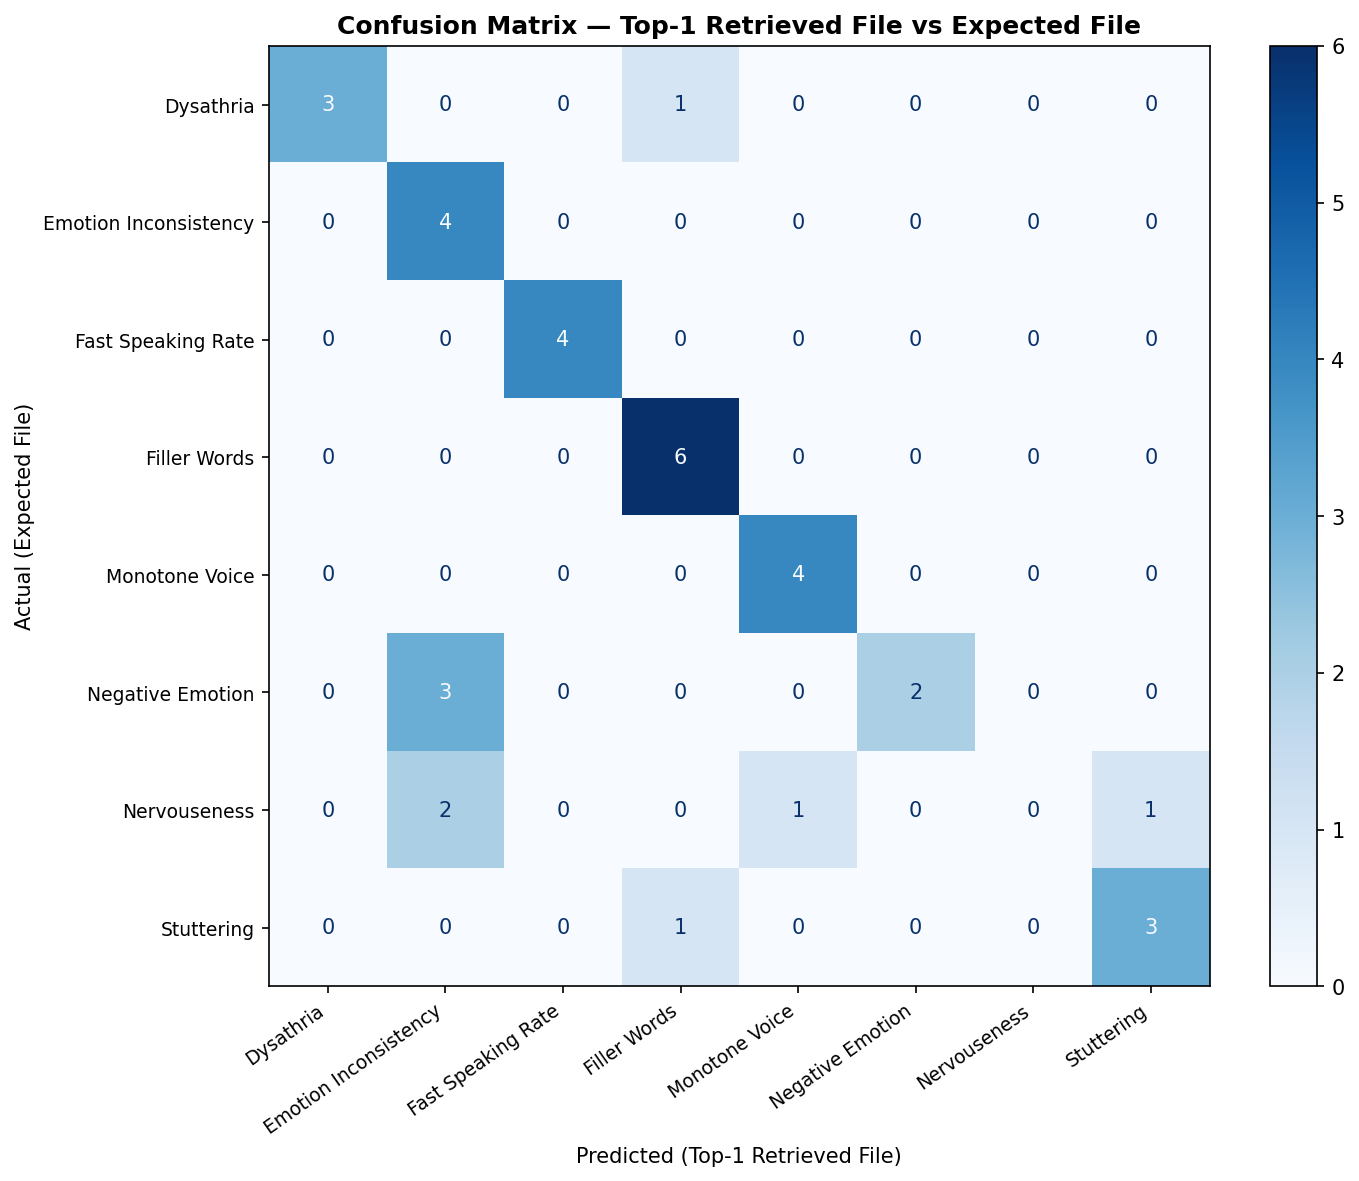

Generate this figure with Python:
import numpy as np
import matplotlib
matplotlib.use("Agg")
import matplotlib.pyplot as plt
from sklearn.metrics import confusion_matrix, ConfusionMatrixDisplay, classification_report
from sentence_transformers import SentenceTransformer

from retrieve import configs, test_queries, load_config_data, retrieve

# ── Pick config ──
cfg = next(c for c in configs if c["name"] == "R7")

print(f"Config: {cfg}")
print(f"Total test queries: {len(test_queries)}\n")

# ── Load model & embeddings ──
model = SentenceTransformer(cfg["embedding"])
embeddings, chunks = load_config_data(cfg["embedding"], cfg["chunk_size"])

# ── Run retrieval on every query ──
y_true = []   # expected file label
y_pred = []   # predicted file label (top-1 source)

for i, tq in enumerate(test_queries):
    results = retrieve(tq["query"], cfg, model, embeddings, chunks)
    expected = tq["expected_files"][0]  # single expected file

    if results:
        predicted = results[0]["source"]  # top-1 result
    else:
        predicted = "NO_RESULT"

    y_true.append(expected)
    y_pred.append(predicted)

    match = "OK" if predicted == expected else "MISS"
    print(f"  Q{i+1:02d} [{match}]  expected={expected:<28s}  predicted={predicted:<28s}")

# ── Build confusion matrix ──
labels = sorted(set(y_true + y_pred))
# Shorter display labels
short = {l: l.replace(".md", "").replace("_", " ").title() for l in labels}
display_labels = [short[l] for l in labels]

cm = confusion_matrix(y_true, y_pred, labels=labels)

print("\n" + "=" * 60)
print("Classification Report (treating top-1 retrieval as prediction):")
print("=" * 60)
print(classification_report(y_true, y_pred, labels=labels, target_names=display_labels, zero_division=0))

# ── Plot ──
fig, ax = plt.subplots(figsize=(10, 8))
disp = ConfusionMatrixDisplay(confusion_matrix=cm, display_labels=display_labels)
disp.plot(ax=ax, cmap="Blues", values_format="d", colorbar=True)
ax.set_title("Confusion Matrix — Top-1 Retrieved File vs Expected File", fontsize=12, fontweight="bold")
ax.set_xlabel("Predicted (Top-1 Retrieved File)", fontsize=10)
ax.set_ylabel("Actual (Expected File)", fontsize=10)
plt.xticks(rotation=35, ha="right", fontsize=9)
plt.yticks(fontsize=9)
plt.tight_layout()
plt.savefig("confusion_matrix.png", dpi=150, bbox_inches="tight")
print("\nSaved: confusion_matrix.png")
plt.show()
